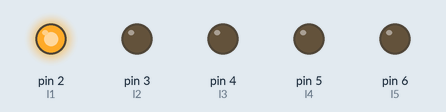
The sketch below on a simulated Arduino Uno, built with avr-gcc and run on an emulated ATmega328P. Parts: output pins drawn as LEDs (lit = HIGH).

Above: at 0.05 s.
At 0.35 s:
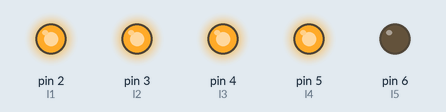
At 0.75 s:
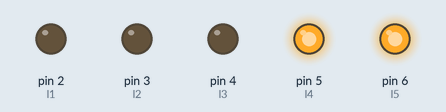
At 1.45 s:
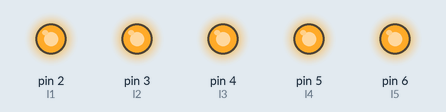
At 2.15 s:
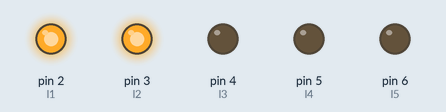
At 2.85 s:
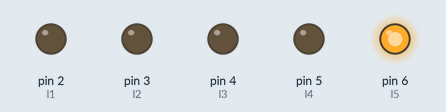
Timing chart, 0 to 3.1 s (numbered marks = the images above):
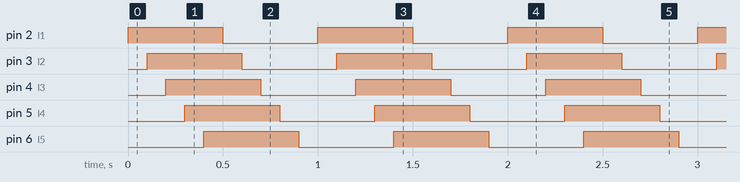

The sketch:

RGB_LED.ino
```cpp
int l1 = 2;
int l2 = 3;
int l3 = 4;
int l4 = 5;
int l5 = 6;

void setup(){
  pinMode(l1,OUTPUT);
  pinMode(l2,OUTPUT);
  pinMode(l3,OUTPUT);
  pinMode(l4,OUTPUT);
  pinMode(l5,OUTPUT);
}

void loop(){
  digitalWrite(l1,HIGH);
  delay(100);
  digitalWrite(l2,HIGH);
  delay(100);
  digitalWrite(l3,HIGH);
  delay(100);
  digitalWrite(l4,HIGH);
  delay(100);
  digitalWrite(l5,HIGH);
  delay(100);

  digitalWrite(l1,LOW);
  delay(100);
  digitalWrite(l2,LOW);
  delay(100);
  digitalWrite(l3,LOW);
  delay(100);
  digitalWrite(l4,LOW);
  delay(100);
  digitalWrite(l5,LOW);
  delay(100);
}
```

Measured:
- by itself, pin 2 (l1), pin 3 (l2), pin 4 (l3), pin 5 (l4), pin 6 (l5): alternates HIGH for 0.50 s and LOW for 0.50 s
- by itself, everything shown: repeats every 1.0 s, in 10 steps
